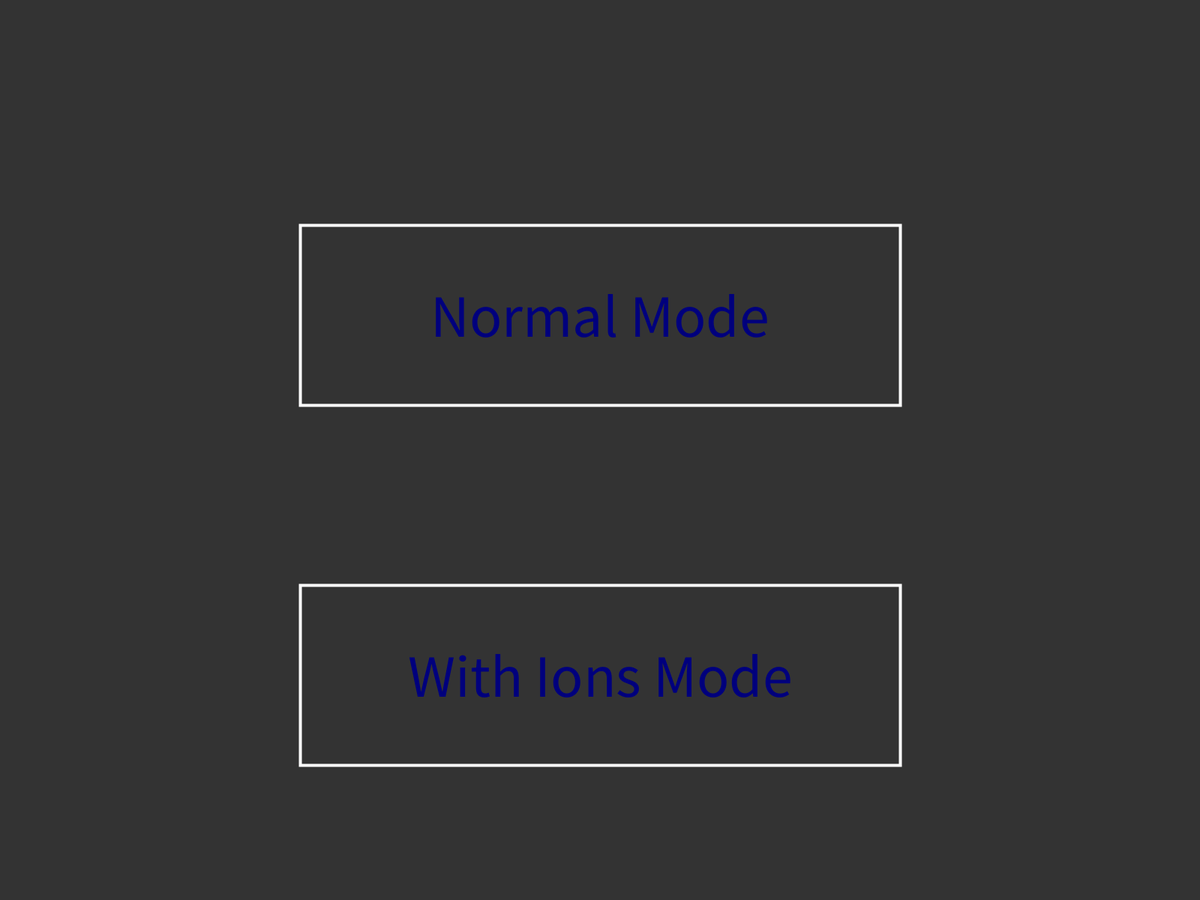
Frame 1 (no input)
Frame 60 (the mouse pressed at the canvas centre just before this capture): identical to frame 1, image omitted
Frame 120 (the mouse held since frame 60 and released just before this capture): identical to frame 1, image omitted

The Processing sketch that drew this single still picture (run headless with seeded random() and noise(); from frame 60 on, the mouse is pressed at the canvas centre):

// Processing sketch: Octet_Game_Java
// ── Octet_Game_Java.pde
Game game;

Elements elements[] = {
  new Elements(1, "H", 0), 
  new Elements(3, "Li", 0), 
  new Elements(4, "Be", 0), 
  new Elements(5, "B", 0), 
  new Elements(6, "C", 0), 
  new Elements(7, "N", 0), 
  new Elements(8, "O", 0), 
  new Elements(9, "F", 0), 
  new Elements(11, "Na", 0), 
  new Elements(12, "Mg", 0), 
  new Elements(13, "Al", 0), 
  new Elements(14, "Si", 0), 
  new Elements(15, "P", 0), 
  new Elements(16, "S", 0), 
  new Elements(17, "Cl", 0)
};

Elements elementsWithIons[] = {
  new Elements(1,"H",0),
  new Elements(3,"Li",0),
  new Elements(4,"Be",0),
  new Elements(5,"B",0),
  new Elements(6,"C",0),
  new Elements(7,"N",0),
  new Elements(8,"O",0),
  new Elements(9,"F",0),
  new Elements(4,"Be",-1),
  new Elements(5,"B",-1),
  new Elements(5,"B",-2),
  new Elements(6,"C",-1),
  new Elements(6,"C",-2),
  new Elements(6,"C",-3),
  new Elements(7,"N",-1),
  new Elements(7,"N",-2),
  new Elements(7,"N",-3),
  new Elements(8,"O",-1),
  new Elements(8,"O",-2),
  new Elements(8,"O",-3),
  new Elements(9,"F",-1),
  new Elements(9,"F",-2),
  new Elements(9,"F",-3),
  new Elements(3,"Li",1),
  new Elements(3,"Li",2),
  new Elements(3,"Li",3),
  new Elements(4,"Be",1),
  new Elements(4,"Be",2),
  new Elements(4,"Be",3),
  new Elements(5,"B",1),
  new Elements(5,"B",2),
  new Elements(5,"B",3),
  new Elements(6,"C",1),
  new Elements(6,"C",2),
  new Elements(6,"C",3),
  new Elements(7,"N",1),
  new Elements(7,"N",2),
  new Elements(8,"O",1),
  new Elements(11,"Na",0),
  new Elements(12,"Mg",0),
  new Elements(13,"Al",0),
  new Elements(14,"Si",0),
  new Elements(15,"P",0),
  new Elements(16,"S",0),
  new Elements(17,"Cl",0),
  new Elements(11,"Na",1),
  new Elements(11,"Na",2),
  new Elements(11,"Na",3),
  new Elements(12,"Mg",1),
  new Elements(12,"Mg",2),
  new Elements(12,"Mg",3),
  new Elements(13,"Al",1),
  new Elements(13,"Al",2),
  new Elements(13,"Al",3),
  new Elements(14,"Si",1),
  new Elements(14,"Si",2),
  new Elements(14,"Si",3),
  new Elements(15,"P",1),
  new Elements(15,"P",2),
  new Elements(16,"S",1),
  new Elements(12,"Mg",-1),
  new Elements(13,"Al",-1),
  new Elements(13,"Al",-2),
  new Elements(14,"Si",-1),
  new Elements(14,"Si",-2),
  new Elements(14,"Si",-3),
  new Elements(15,"P",-1),
  new Elements(15,"P",-2),
  new Elements(15,"P",-3),
  new Elements(16,"S",-1),
  new Elements(16,"S",-2),
  new Elements(16,"S",-3),
  new Elements(17,"Cl",-1),
  new Elements(17,"Cl",-2),
  new Elements(17,"Cl",-3)
};

ArrayList<Button> buttons = new ArrayList<Button>(); 

int scene = 0;
int size = (width/2)/5;
int startX = width/4;
int startY = width/40;
boolean inGame;

void setup()
{
  fullScreen();
  size = (width/2)/5;
  startX = width/4;
  startY = width/40;
  buttons.add(new Button(width/4, height * 0.25, width * 0.50, height * 0.20, "Normal Mode"));
  buttons.add(new Button(width/4, height * 0.65, width * 0.50, height * 0.20, "With Ions Mode"));
  buttons.add(new Button(0, height * 0.95, width * 0.05, height * 0.05, "back"));
}

void draw()
{
  background(51);

  if (scene == 0)
  {
    for (int i = 0; i < 2; i++)
    {
      buttons.get(i).Show();
    }
  } else
  {
    game.Show(startX, startY, size);
    buttons.get(2).Show();
  }
}

void mousePressed()
{

  if (scene == 0)
  {
    if (buttons.get(0).isPressed())
    {
      game = new Game(elements);
      game.AddRandomElement(1);
      game.inGame = true;
      scene = 1;
    }

    if (buttons.get(1).isPressed())
    {
      game = new Game(elementsWithIons);
      game.AddRandomElement(1);
      game.inGame = true;
      scene = 2;
    }
  } 
  else
  {
    if (buttons.get(2).isPressed())
    {
      scene = 0;
    }
  }
}

void keyPressed()
{
  if (key == CODED) 
  {
    if (keyCode == UP) 
    {
      game.MoveBoard(1);
    } else if (keyCode == DOWN) 
    {
      game.MoveBoard(0);
    } else if (keyCode == LEFT) 
    {
      game.MoveBoard(2);
    } else if (keyCode == RIGHT) 
    {
      game.MoveBoard(3);
    }
  }
}

// ── Button.pde
class Button
{
  float x;
  float y;
  float w;
  float h;
  String txt;
  
  Button(float _x, float _y, float _w, float _h, String text)
  {
     this.x = _x;
     this.y = _y;
     this.w = _w;
     this.h = _h;
     this.txt = text;
  }
  
  boolean isPressed()
  {
     if(mouseX > x && mouseX < x + w && mouseY > y && mouseY < y + h)
     {
       return true;
     }
     
     return false;
  }
  
  void Show()
  {
     noFill();
     stroke(255);
     strokeWeight(4);
     rect(x,y,w,h);
     textSize(h/3);
     textAlign(CENTER,CENTER);
     fill(0, 0, 125);
     text(txt, x + w/2, y + h/2);
  }
}

// ── Elements.pde
class Elements
{
  int eletronsLastLayer;
  int eletronsInTotal;
  int perfectLayer[] = new int[] {2, 8, 18, 32, 32, 18, 8};
  String symbol;
  int ionValue;
  int layers[] = new int[7];
  int lastLayerIndex;

  Elements(int eletrons, String sym, int ion)
  {
    this.eletronsInTotal = eletrons + ion;
    this.symbol = sym;
    this.ionValue = ion;
    Layers();
  }

  int LastLayers()
  {
    return eletronsLastLayer;
  }

  int LastLayersIndex()
  {
    return lastLayerIndex;
  }

  void Layers()
  {
    int pos = 0;
    int eletrons = this.eletronsInTotal;
    while (pos < 7)
    {
      if (eletrons - perfectLayer[pos] > 0)
      {
        eletrons -= perfectLayer[pos];
        layers[pos] = perfectLayer[pos];
        pos++;
      } else
      {
        layers[pos] = eletrons;
        eletronsLastLayer = eletrons;
        lastLayerIndex = pos;
        break;
      }
    }
  }

  boolean CombineTwo(Elements canCombine)
  {
    if (LastLayers() + canCombine.LastLayers() == perfectLayer[LastLayersIndex()] 
      || LastLayers() + canCombine.LastLayers() == perfectLayer[canCombine.LastLayersIndex()]
      || LastLayers() - canCombine.LastLayers() == 0 && (LastLayers() + canCombine.LastLayers() == perfectLayer[LastLayersIndex()] 
      || LastLayers() + canCombine.LastLayers() == perfectLayer[canCombine.LastLayersIndex()]))
    {
      //Debug.Log(symbol + "," + canCombine.symbol);
      return true;
    }

    return false;
  }

  boolean CombineThree(Elements canCombineOne, Elements canCombineTwo)
  {
    if (LastLayers() + canCombineOne.LastLayers() + canCombineTwo.LastLayers() == perfectLayer[LastLayersIndex()]
      || LastLayers() + canCombineOne.LastLayers() + canCombineTwo.LastLayers() == perfectLayer[canCombineOne.LastLayersIndex()]
      || LastLayers() + canCombineOne.LastLayers() + canCombineTwo.LastLayers() == perfectLayer[canCombineTwo.LastLayersIndex()]
      || LastLayers() - canCombineOne.LastLayers() - canCombineTwo.LastLayers() == 0 && (LastLayers() + canCombineOne.LastLayers() + canCombineTwo.LastLayers() == perfectLayer[LastLayersIndex()] 
      || LastLayers() + canCombineOne.LastLayers() + canCombineTwo.LastLayers() == perfectLayer[canCombineOne.LastLayersIndex()] 
      || LastLayers() + canCombineOne.LastLayers() + canCombineTwo.LastLayers() == perfectLayer[canCombineTwo.LastLayersIndex()]))
    {
      //Debug.Log(symbol + "," + canCombineOne.symbol + "," + canCombineTwo.symbol);
      return true;
    }

    return false;
  }

  
}

// ── Game.pde
class Game
{
  Elements[] options;
  Elements[][] board; 
  boolean inGame;
  int score = 0;

  Game(Elements[] op)
  {
    this.options = op;
    board = new Elements[5][5];
  }


  void Show(int startX, int startY, int size)
  {
    if (!inGame)
    {
      scene = 0;
      return;
    }

    for (int i = 0; i < 5; i++)
    {
      for (int j = 0; j < 5; j++)
      {
        int x = startX + i * size;
        int y = startY + j * size;

        noFill();
        stroke(255);
        rect(x, y, size, size);

        if (board[i][j] != null)
        {
          pushMatrix();
          fill(0, 125, 125);
          textAlign(CENTER, CENTER);
          textSize(size/2);
          text(board[i][j].symbol, x + size/2, y + size/2);
          fill(0,255,0);
          textSize(size/10);
          text(board[i][j].eletronsLastLayer, x + size * 0.90, y + size/7);
          
          if(board[i][j].ionValue != 0)
          {
            fill(255, 0, 255);
            text(board[i][j].ionValue, x + size * 0.10, y + size/7);
          }
          popMatrix();
        }
      }
    }
    
    fill(255,0,0);
    textSize(height / 20);
    text("Score: " + score, width * 0.9, height * 0.05);
  }

  void AddRandomElement(int Quantity)
  {
    ArrayList<PVector> Position = new ArrayList();

    for (int i = 0; i < 5; i++)
    {
      for (int j = 0; j < 5; j++)
      {
        if (this.board[i][j] == null)
        {
          Position.add(new PVector(i, j));
        }
      }
    }

    if (Position.size() == 0)
    {
      this.inGame = false;
      return;
    }

    for (int i = 0; i < Quantity; i++)
    {
      int a = (int)random(0, Position.size());
      PVector ran = Position.get(a);
      Elements el = options[(int)random(0, this.options.length)];

      board[(int)ran.x][(int)ran.y] = el;

      Position.remove(a);
    }
  }

  void MoveBoard(int move)
  {
    if (move == 0 || move == 1)
    {
      Elements newBoard[][] = this.board;

      for (int i = 0; i < 5; i++)
      {
        boolean side = move == 1 ? true : false;
        Elements newRow[];
        Elements row[] = { newBoard[i][0], newBoard[i][1], newBoard[i][2], newBoard[i][3], newBoard[i][4] };
        newRow = Slide(row, side);
        newRow = Combine(newRow, side);
        newRow = Slide(newRow, side);

        newBoard[i][0] = newRow[0];
        newBoard[i][1] = newRow[1];
        newBoard[i][2] = newRow[2];
        newBoard[i][3] = newRow[3];
        newBoard[i][4] = newRow[4];
      }

      AddRandomElement(1);
    } else if (move == 2 || move == 3)
    {
      Elements newBoard[][] = this.board;

      for (int i = 0; i < 5; i++)
      {
        boolean side = move == 2 ? true : false;
        Elements newRow[];
        Elements row[] = { newBoard[0][i], newBoard[1][i], newBoard[2][i], newBoard[3][i], newBoard[4][i] };
        newRow = Slide(row, side);
        newRow = Combine(newRow, side);
        newRow = Slide(newRow, side);

        newBoard[0][i] = newRow[0];
        newBoard[1][i] = newRow[1];
        newBoard[2][i] = newRow[2];
        newBoard[3][i] = newRow[3];
        newBoard[4][i] = newRow[4];
      }

      AddRandomElement(1);
    }
  }

  Elements[] Slide(Elements[] row, boolean side)
  {
    Elements newRow[] = new Elements[5];
    int spot;

    if (side)
    {
      spot = 0;
      for (int i = 0; i < 5; i++) {
        if (row[i] != null && spot >= 0 && spot < 5)
        {
          newRow[spot] = row[i];
          spot++;
        }
      }
    } else
    {
      spot = 4;
      for (int i = 0; i < 5; i++) {
        if (row[i] != null && spot >= 0 && spot < 5)
        {
          newRow[spot] = row[i];
          spot--;
        }
      }
    }

    return newRow;
  }

  Elements[] Combine(Elements[] row, boolean side)
  {
    Elements rowCombine[] = new Elements[5];

    if (side)
    {
      for (int i = 0; i < row.length; i++) {
        if (i + 1 < row.length && row[i] != null
          && row[i + 1] != null && row[i].CombineTwo(row[i + 1]))
        {
          row[i] = null;
          row[i + 1] = null;
          score++;
        } else if (i + 1 < row.length && i + 2 < row.length && row[i] != null && row[i + 1] != null &&
          row[i + 2] != null && row[i].CombineThree(row[i + 1], row[i + 2]))
        {
          row[i] = null;
          row[i + 1] = null;
          row[i + 2] = null;
          score+= 2;
        } else
        {
          rowCombine[i] = row[i];
        }
      }
    } else
    {
      for (int i = 4; i > 0; i--) {
        if (i - 1 >= 0 && row[i] != null
          && row[i - 1] != null && row[i].CombineTwo(row[i - 1]))
        {
          row[i] = null;
          row[i - 1] = null;
          score++;
        } else if (i - 1 >= 0 && i - 2 >= 0 && row[i] != null && row[i - 1] != null && row[i - 2] != null && row[i].CombineThree(row[i - 1], row[i - 2]))
        {
          row[i] = null;
          row[i - 1] = null;
          row[i - 2] = null;
          score+= 2;
        } else
        {
          rowCombine[i] = row[i];
        }
      }
    }
    return rowCombine;
  }
}  
